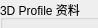
     <widget class="QWidget" name="page_10">
      <property name="geometry">
       <rect>
        <x>0</x>
        <y>0</y>
        <width>98</width>
        <height>28</height>
       </rect>
      </property>
      <attribute name="label">
       <string>资料编辑</string>
      </attribute>
      <widget class="QGroupBox" name="groupBox_14">
       <property name="geometry">
        <rect>
         <x>0</x>
         <y>170</y>
         <width>391</width>
         <height>301</height>
        </rect>
       </property>
       <property name="title">
        <string>元器件资料</string>
       </property>
       <widget class="QPushButton" name="pushButton_3DHeightCellObjEdit">
        <property name="geometry">
         <rect>
          <x>20</x>
          <y>30</y>
          <width>361</width>
          <height>34</height>
         </rect>
        </property>
        <property name="text">
         <string>编辑检测元器件</string>
        </property>
       </widget>
      </widget>
      <widget class="QGroupBox" name="groupBox_15">
       <property name="geometry">
        <rect>
         <x>0</x>
         <y>0</y>
         <width>391</width>
         <height>161</height>
        </rect>
       </property>
       <property name="title">
        <string>3D Profile 资料</string>
       </property>
       <widget class="QPushButton" name="pushButton_3DProfileEdit">
        <property name="geometry">
         <rect>
          <x>20</x>
          <y>30</y>
          <width>361</width>
          <height>34</height>
         </rect>
        </property>
        <property name="text">
         <string>编辑 Profile</string>
        </property>
       </widget>
      </widget>
     </widget>
